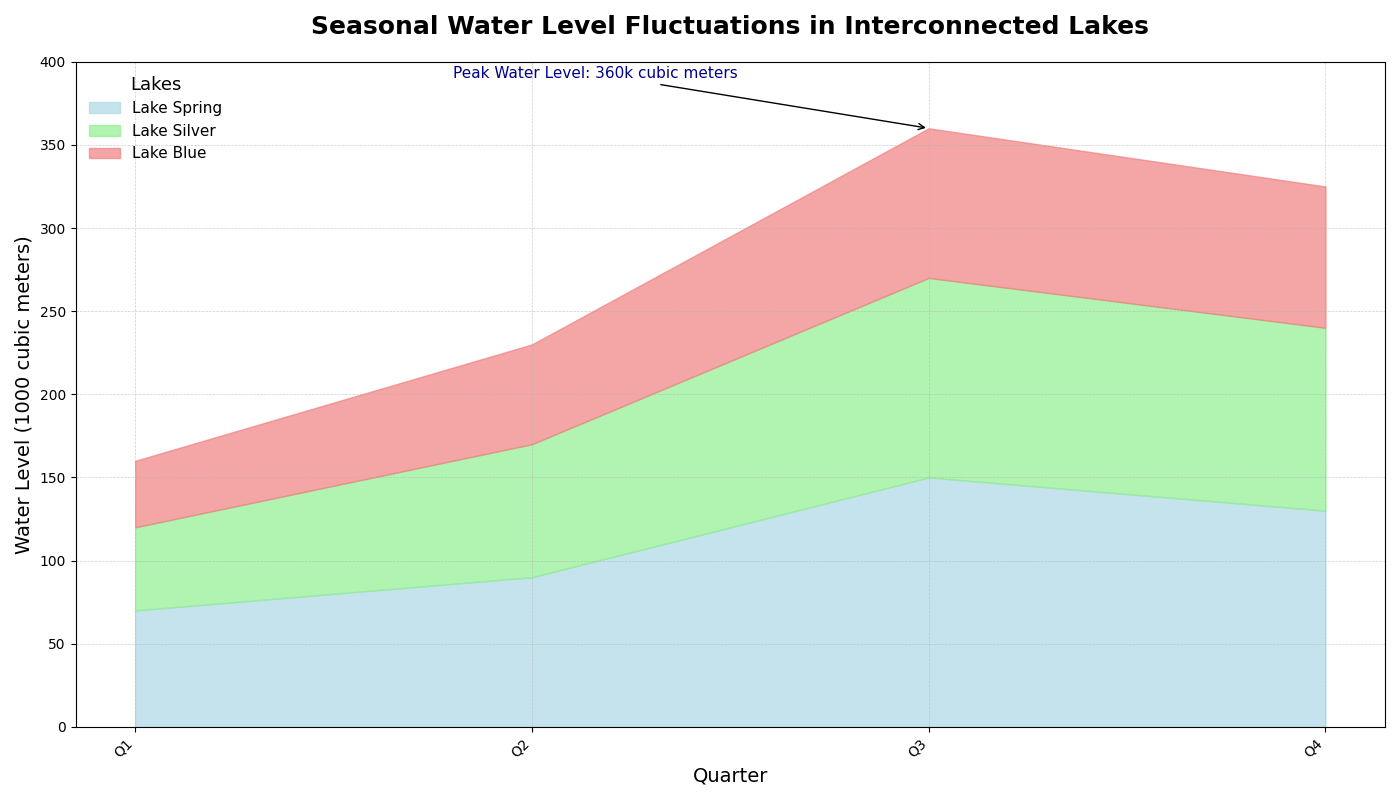

Write Python code to recreate this figure.
import matplotlib.pyplot as plt
import numpy as np

# Backstory: Monitoring the seasonal water level changes in three interconnected lakes over a year.
# The data represents quarterly water levels (in cubic meters) for each lake.

# Units in 1000 cubic meters
quarters = ['Q1', 'Q2', 'Q3', 'Q4']
lake_spring = [70, 90, 150, 130]
lake_silver = [50, 80, 120, 110]
lake_blue = [40, 60, 90, 85]

# Calculate cumulative water levels for stacked plotting
lake_silver_cumulative = np.array(lake_spring) + np.array(lake_silver)
total_water_levels = lake_silver_cumulative + np.array(lake_blue)

# Plot configuration
fig, ax = plt.subplots(figsize=(14, 8))

# Plot area chart
ax.fill_between(quarters, lake_spring, label='Lake Spring', color='lightblue', alpha=0.7)
ax.fill_between(quarters, lake_silver_cumulative, lake_spring, label='Lake Silver', color='lightgreen', alpha=0.7)
ax.fill_between(quarters, total_water_levels, lake_silver_cumulative, label='Lake Blue', color='lightcoral', alpha=0.7)

# Titles and labels
ax.set_title('Seasonal Water Level Fluctuations in Interconnected Lakes', fontsize=18, fontweight='bold', pad=20)
ax.set_xlabel('Quarter', fontsize=14)
ax.set_ylabel('Water Level (1000 cubic meters)', fontsize=14)

# Adding a legend
ax.legend(loc='upper left', title='Lakes', title_fontsize='13', fontsize=11, frameon=False)

# Enhance visual details
ax.grid(True, which='both', linestyle='--', linewidth=0.5, alpha=0.6)
ax.set_ylim(0, 400)
ax.set_yticks(range(0, 401, 50))
ax.set_xticks(np.arange(len(quarters)))
ax.set_xticklabels(quarters, rotation=45, ha='right')

# Annotate the peak water levels
peak_quarter = 'Q3'
peak_level = total_water_levels[2]
ax.annotate(f'Peak Water Level: {peak_level}k cubic meters', xy=(2, peak_level), xytext=(0.8, peak_level + 30),
            arrowprops=dict(facecolor='darkblue', arrowstyle='->'), fontsize=11, color='darkblue')

# Adjust layout to prevent overlap
plt.tight_layout()

# Display the plot
plt.show()
